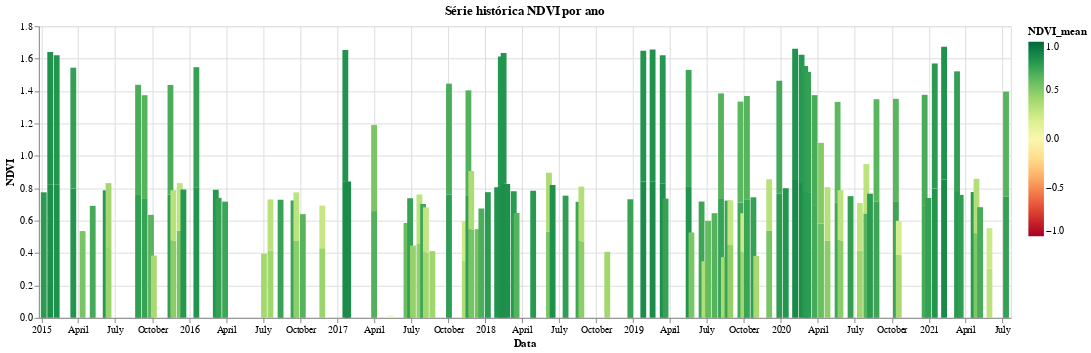

The cell this chart's notebook holds for it:
### Code cell
##Série Temporal em colunas
alt.Chart(df_ndvi).mark_bar(size=6).encode(
     
     x=alt.X('date:T',title='Data'),
     y=alt.Y('NDVI_mean:Q', title='NDVI'),
    color=alt.Color(
        'NDVI_mean:Q', scale=alt.Scale(scheme='redyellowgreen', domain=(-1, 1))),
    tooltip=[
        alt.Tooltip('date:T', title='Date'),
        alt.Tooltip('NDVI_mean:Q', title='NDVI')
    ]).properties(title='Série histórica NDVI por ano',width=1000, height=300)

### Figure 1 — Vega-Lite specification as saved in the notebook (floating-point values rounded to 4 significant figures; data arrays with more than 128 entries replaced by an {"elided": "..."} marker saying what was removed)
{"config": {"view": {"continuousWidth": 400, "continuousHeight": 300}}, "data": {"name": "data-e4b5fc06c50c9091ab9344221d868f3e"}, "mark": {"type": "bar", "size": 6}, "encoding": {"color": {"field": "NDVI_mean", "scale": {"domain": [-1, 1], "scheme": "redyellowgreen"}, "type": "quantitative"}, "tooltip": [{"field": "date", "title": "Date", "type": "temporal"}, {"field": "NDVI_mean", "title": "NDVI", "type": "quantitative"}], "x": {"field": "date", "title": "Data", "type": "temporal"}, "y": {"field": "NDVI_mean", "title": "NDVI", "type": "quantitative"}}, "height": 300, "title": "Série histórica NDVI por ano", "width": 1000, "$schema": "https://vega.github.io/schema/vega-lite/v4.17.0.json", "datasets": {"data-e4b5fc06c50c9091ab9344221d868f3e": {"elided": "165 records"}}}
